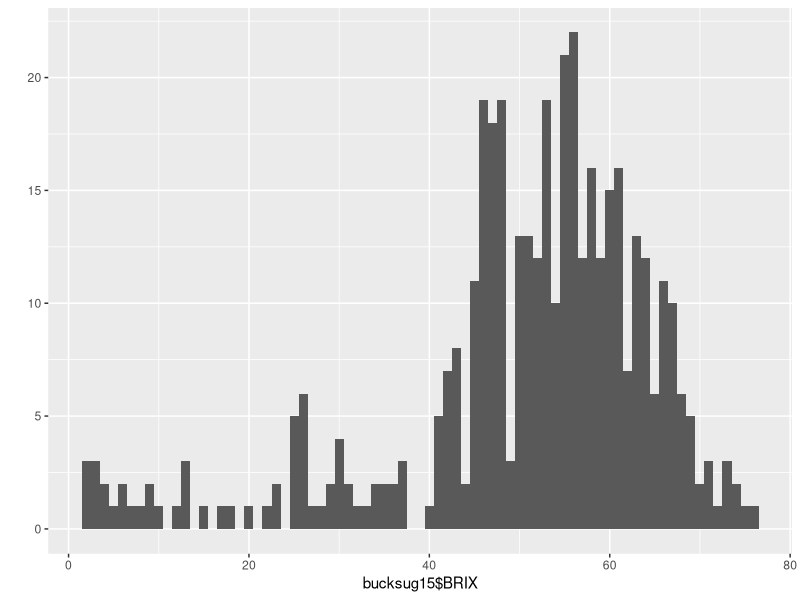
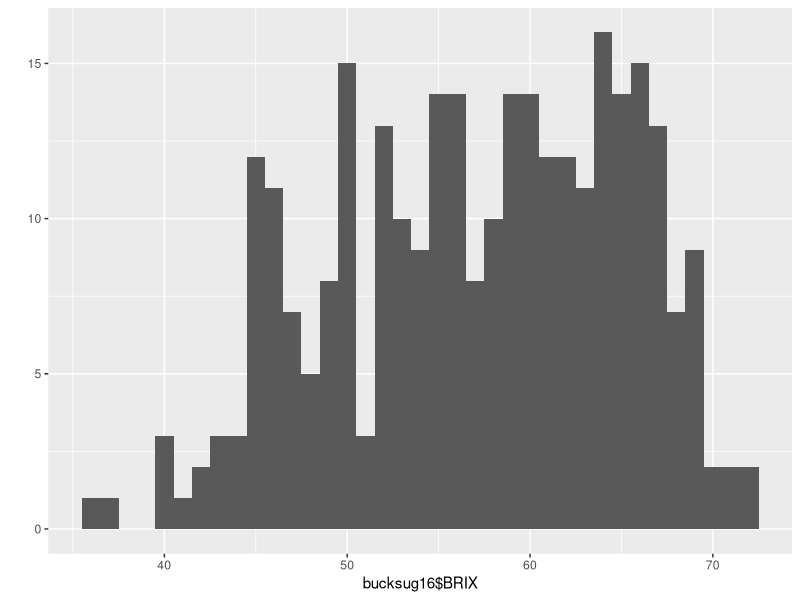
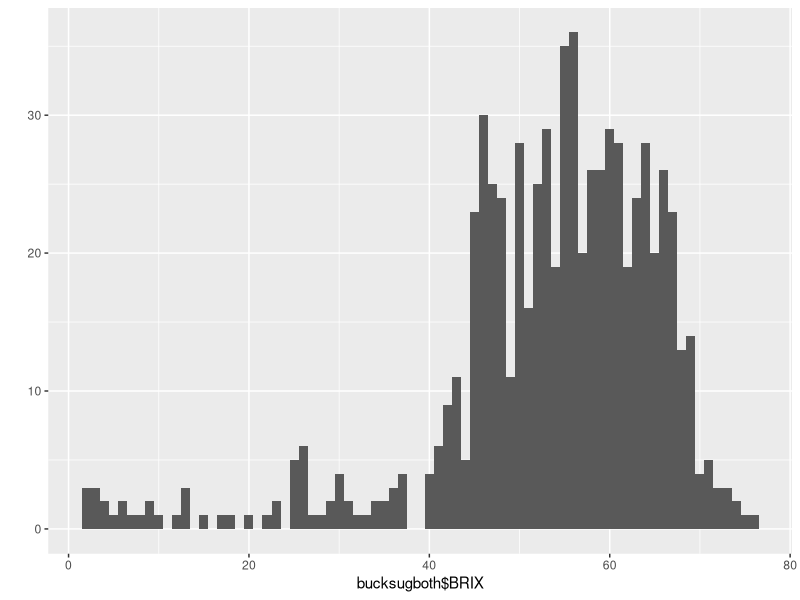
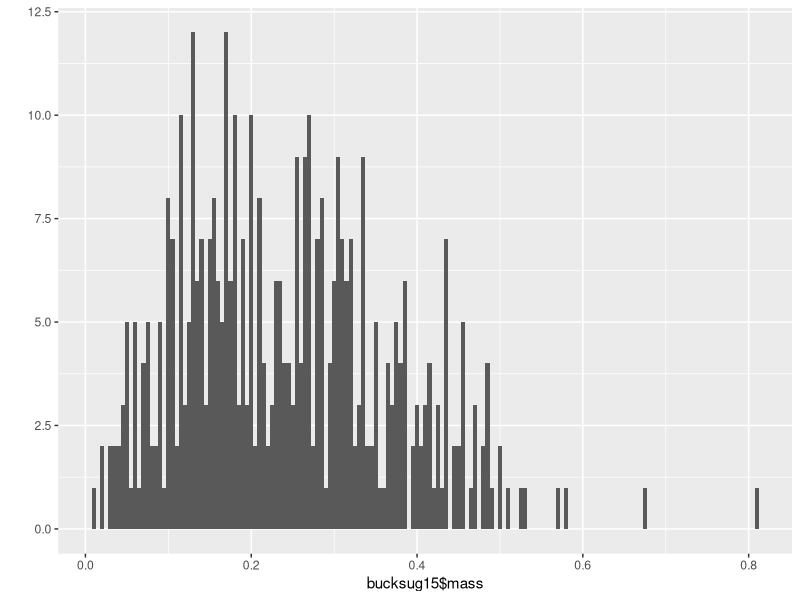
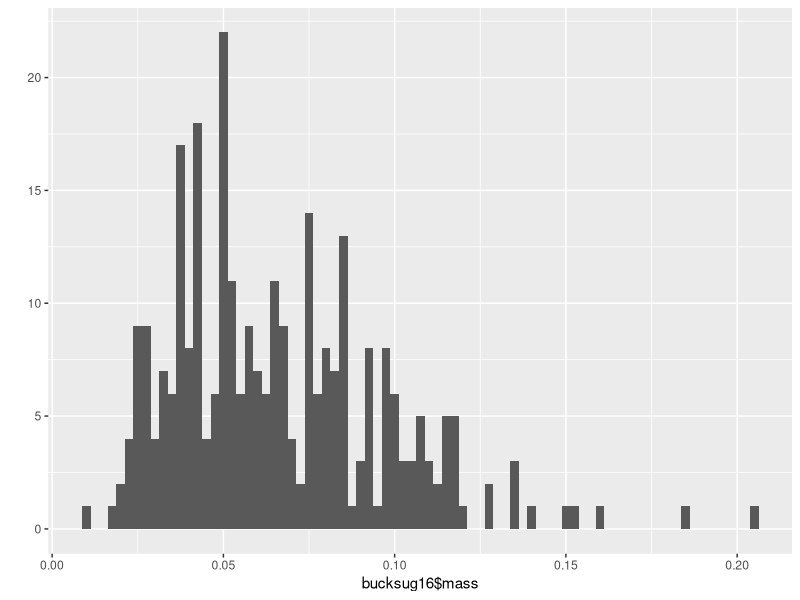
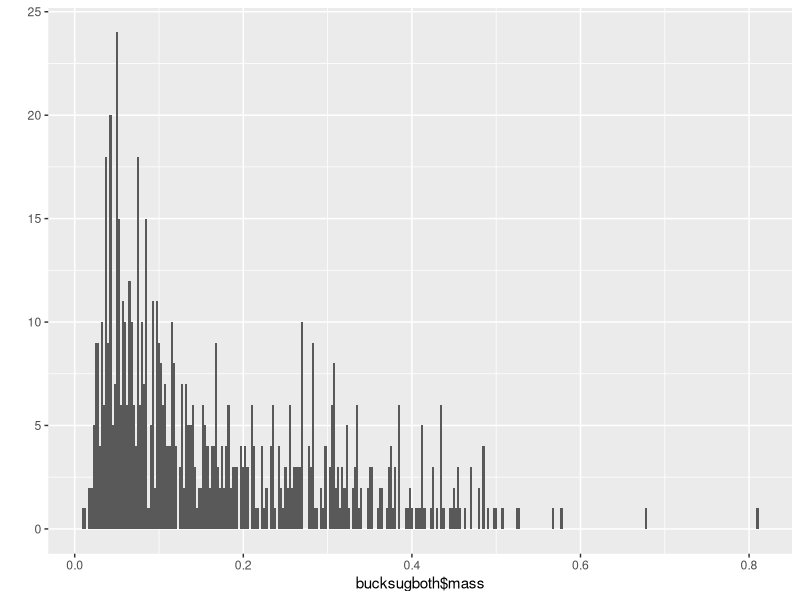
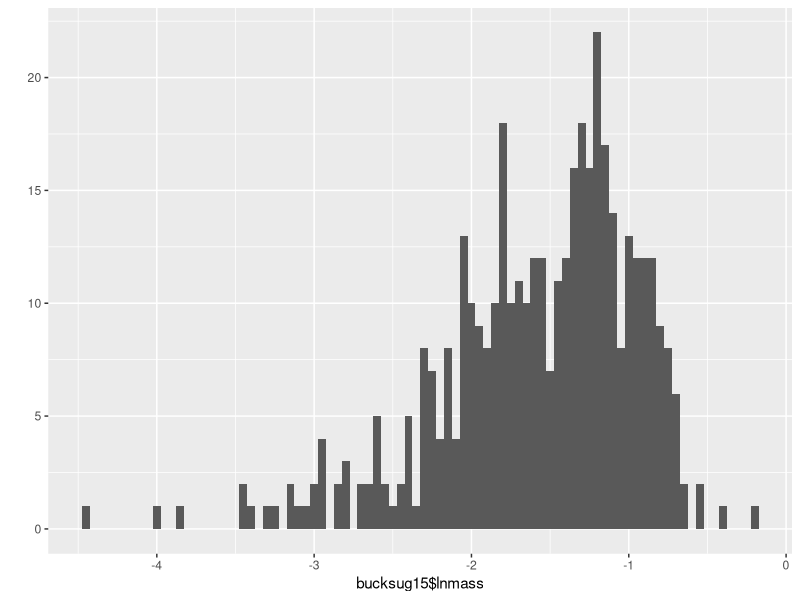
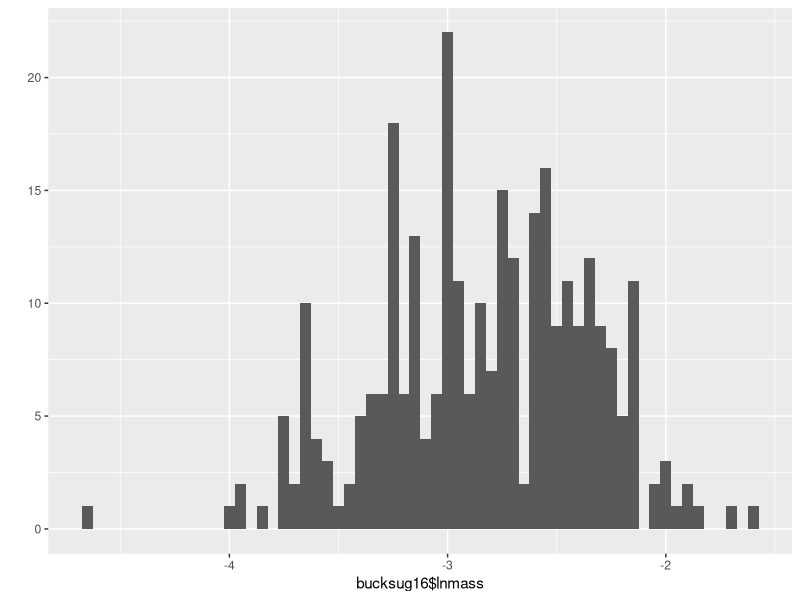

Here is the R script that generated these plots, in order: (Note: this script raises an error after producing the figures.)
library(ggplot2)
library(dplyr)

setwd("D:/Iowa State University/Debinski Lab/Nectar data/MAL")

bucksug15 <- read.csv("nectar analysis/data files/bucksugar15.csv", header = T)
bucksug16 <- read.csv("nectar analysis/data files/bucksugar16.csv", header = T)
bucksugboth <- rbind(bucksug15,bucksug16)

bucksug15$lnmass <- log(bucksug15$mass)
bucksug16$lnmass <- log(bucksug16$mass)
bucksugboth$lnmass <- log(bucksugboth$mass)

#Data summaries

summary(bucksug15)
summary(bucksug16)
summary(bucksugboth)

summarize(group_by(bucksug15, treatment), meanBRIX = mean(BRIX), sdBRIX = sd(BRIX))
summarize(group_by(bucksug16, treatment), meanBRIX = mean(BRIX), sdBRIX = sd(BRIX))
summarize(group_by(bucksugboth, treatment), meanBRIX = mean(BRIX), sdBRIX = sd(BRIX))

summarize(group_by(bucksug15, treatment), meanmass = mean(mass), sdmass = sd(mass))
summarize(group_by(bucksug16, treatment), meanmass = mean(mass), sdmass = sd(mass))
summarize(group_by(bucksugboth, treatment), meanmass = mean(mass), sdmass = sd(mass))

qplot(bucksug15$BRIX, binwidth = 1)
qplot(bucksug16$BRIX, binwidth = 1)
qplot(bucksugboth$BRIX, binwidth = 1)

qplot(bucksug15$mass, binwidth = 0.005)
qplot(bucksug16$mass, binwidth = .0025)
qplot(bucksugboth$mass, binwidth = .0025)

qplot(bucksug15$lnmass, binwidth = 0.05)
qplot(bucksug16$lnmass, binwidth = .05)
qplot(bucksugboth$lnmass, binwidth = .05)


ggplot(bucksug15, aes(x=treatment, y=BRIX)) + geom_boxplot() +
  xlab("Treatment") +
  ylab("Nectar BRIX") + ggtitle("Buckwheat BRIX 2015")

ggplot(bucksug16, aes(x=treatment, y=BRIX)) + geom_boxplot() +
  xlab("Treatment") +
  ylab("Nectar BRIX") + ggtitle("Buckwheat BRIX 2016")

ggplot(bucksugboth, aes(x=treatment, y=BRIX)) + geom_boxplot() +
  xlab("Treatment") +
  ylab("Nectar BRIX") + ggtitle("Buckwheat BRIX 2015 & 2016")

ggplot(bucksug15, aes(x=treatment, y=mass)) + geom_boxplot() +
  xlab("Treatment") +
  ylab("Nectar sugar mass") + ggtitle("Buckwheat sugar mass 2015")

ggplot(bucksug16, aes(x=treatment, y=mass)) + geom_boxplot() +
  xlab("Treatment") +
  ylab("Nectar sugar mass") + ggtitle("Buckwheat sugar mass 2016")

ggplot(bucksugboth, aes(x=treatment, y=mass)) + geom_boxplot() +
  xlab("Treatment") +
  ylab("Nectar sugar mass") + ggtitle("Buckwheat sugar mass 2015 & 2016")

# Homoscedastic?

var15C <- sd(bucksug15$BRIX[bucksug15$treatment=="C"])^2
var15H <- sd(bucksug15$BRIX[bucksug15$treatment=="H"])^2
ratio15 <- var15C/var15H
ratio15

var16C <- sd(bucksug16$BRIX[bucksug16$treatment=="C"])^2
var16H <- sd(bucksug16$BRIX[bucksug16$treatment=="H"])^2
ratio16 <- var16C/var16H
ratio16

varbothC <- sd(bucksugboth$BRIX[bucksugboth$treatment=="C"])^2
varbothH <- sd(bucksugboth$BRIX[bucksugboth$treatment=="H"])^2
ratioboth <- varbothC/varbothH
ratioboth

var15C <- sd(bucksug15$mass[bucksug15$treatment=="C"])^2
var15H <- sd(bucksug15$mass[bucksug15$treatment=="H"])^2
ratio15 <- var15C/var15H
ratio15

lnvar15C <- sd(bucksug15$lnmass[bucksug15$treatment=="C"])^2
lnvar15H <- sd(bucksug15$lnmass[bucksug15$treatment=="H"])^2
lnratio15 <- lnvar15C/lnvar15H
lnratio15

var16C <- sd(bucksug16$mass[bucksug16$treatment=="C"])^2
var16H <- sd(bucksug16$mass[bucksug16$treatment=="H"])^2
ratio16 <- var16C/var16H
ratio16

lnvar16C <- sd(bucksug16$lnmass[bucksug16$treatment=="C"])^2
lnvar16H <- sd(bucksug16$lnmass[bucksug16$treatment=="H"])^2
lnratio16 <- lnvar16C/lnvar16H
lnratio16

varbothC <- sd(bucksugboth$mass[bucksugboth$treatment=="C"])^2
varbothH <- sd(bucksugboth$mass[bucksugboth$treatment=="H"])^2
ratioboth <- varbothC/varbothH
ratioboth

lnvarbothC <- sd(bucksugboth$lnmass[bucksugboth$treatment=="C"])^2
lnvarbothH <- sd(bucksugboth$lnmass[bucksugboth$treatment=="H"])^2
lnratioboth <- lnvarbothC/lnvarbothH
lnratioboth

# Q-Q plots
qqnorm(bucksug15$BRIX)
qqnorm(bucksug16$BRIX)
qqnorm(bucksugboth$BRIX)

qqnorm(bucksug15$mass)
qqnorm(bucksug16$mass)
qqnorm(bucksugboth$mass)

qqnorm(bucksug15$lnmass)
qqnorm(bucksug16$lnmass)
qqnorm(bucksugboth$lnmass)

#Checking spread of key variables
with(bucksugboth, plot(quad, BRIX,  main = "BRIX by quadrant", xlab = "quadrant", ylab = "BRIX"))
with(bucksugboth, plot(quad, mass,  main = "Sugar mass by quadrant", xlab = "quadrant", ylab = "mass"))
with(bucksugboth, plot(quad, lnmass,  main = "ln(sugar mass) by quadrant", xlab = "quadrant", ylab = "ln(mass)"))

with(bucksugboth, plot(date, BRIX,  main = "BRIX by date", xlab = "date", ylab = "BRIX"))
with(bucksugboth, plot(date, mass,  main = "Sugar mass by date", xlab = "date", ylab = "mass"))
with(bucksugboth, plot(date, lnmass,  main = "ln(sugar mass) by date", xlab = "date", ylab = "ln(mass)"))
